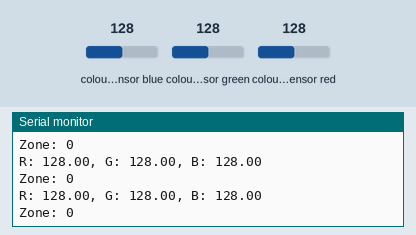
This sketch was run on a simulated Arduino Uno, built with avr-gcc and run on an emulated ATmega328P. On the bench: the last lines printed to the serial monitor. Inputs (shaded band) come from the test bench; at power-on: colour sensor blue 128, colour sensor green 128, colour sensor red 128.

Above: at 1.2 s.
1.3 s: colour sensor blue set to 5
At 1.47 s:
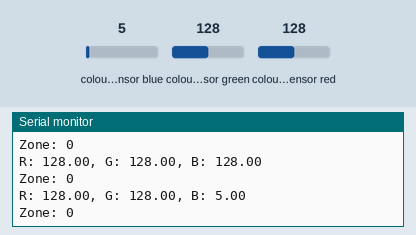
2.8 s: colour sensor green set to 5
At 3.02 s:
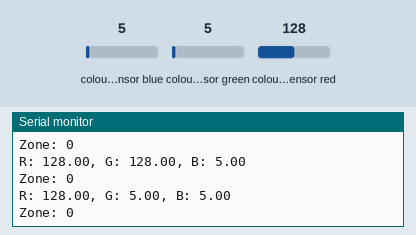
5.8 s: colour sensor red set to 5
At 6.11 s:
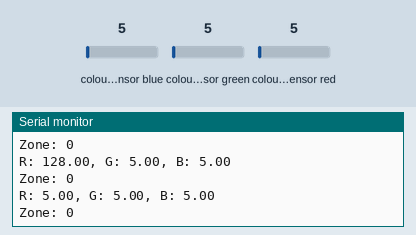

The sketch:

rgbtest.ino
```cpp
#include <Wire.h>
#include "Adafruit_TCS34725.h"

/* Example code for the Adafruit TCS34725 breakout library */

/* Connect SCL    to analog 5
   Connect SDA    to analog 4
   Connect VDD    to 3.3V DC
   Connect GROUND to common ground */

/* Initialise with default values (int time = 2.4ms, gain = 1x) */
// Adafruit_TCS34725 tcs = Adafruit_TCS34725();

/* Initialise with specific int time and gain values */
Adafruit_TCS34725 tcs = Adafruit_TCS34725(TCS34725_INTEGRATIONTIME_2_4MS, TCS34725_GAIN_4X);

// Color Range (0 = gray, 1 = red, 2 = blue, 3 = yellow, 4 = goal)
int colorRange = 0;

// Color Constants
const int range = 20;

const int gry_r = 78;
const int gry_g = 95;
const int gry_b = 77;

const int red_r = 167;
const int red_g = 51;
const int red_b = 49;

const int blu_r = 39;
const int blu_g = 103;
const int blu_b = 124;

const int yel_r = 145;
const int yel_g = 166;
const int yel_b = 64;

const int goal_r = 123;
const int goal_g = 115;
const int goal_b = 45;


void setup(void) {
  Serial.begin(9600);

  if (tcs.begin()) {
    Serial.println("Found sensor");
  } else {
    Serial.println("No TCS34725 found ... check your connections");
    while (1);
  }

  // Now we're ready to get readings!
}

void loop(void) {
  colorUpdate();
}

void colorUpdate() {
  float r, g, b;

  tcs.setInterrupt(false);      // turn on LED
  delay(60);  // takes 50ms to read
  tcs.getRGB(&r, &g, &b);

  Serial.print("R: "); Serial.print(r); Serial.print(", ");
  Serial.print("G: "); Serial.print(g); Serial.print(", ");
  Serial.print("B: "); Serial.print(b);
  Serial.println();

  if (r >= (gry_r - range) && r <= (gry_r + range) && b >= (gry_b - range) && b <= (gry_b + range) && g >= (gry_g - range) && g <= (gry_g + range)) {
    colorRange = 0;
  } else if (r >= (red_r - range) && r <= (red_r + range) && b >= (red_b - range) && b <= (red_b + range) && g >= (red_g - range) && g <= (red_g + range)) {
    colorRange = 1;
  } else if (r >= (blu_r - range) && r <= (blu_r + range) && b >= (blu_b - range) && b <= (blu_b + range) && g >= (blu_g - range) && g <= (blu_g + range)) {
    colorRange = 2;
  } else if (r >= (yel_r - range) && r <= (yel_r + range) && b >= (yel_b - range) && b <= (yel_b + range) && g >= (yel_g - range) && g <= (yel_g + range)) {
    colorRange = 3;
  }

  Serial.print("Zone: "); Serial.print(colorRange); Serial.println();
  tcs.setInterrupt(true);  // turn off LED
  delay(60);
}
```

Measured:
- after the input at 1.3 s, the serial monitor: prints a new line at once (image 1)
- after the input at 2.8 s, the serial monitor: prints a new line after 0.06 s (image 2)
- after the input at 5.8 s, the serial monitor: prints a new line after 0.15 s (image 3)
